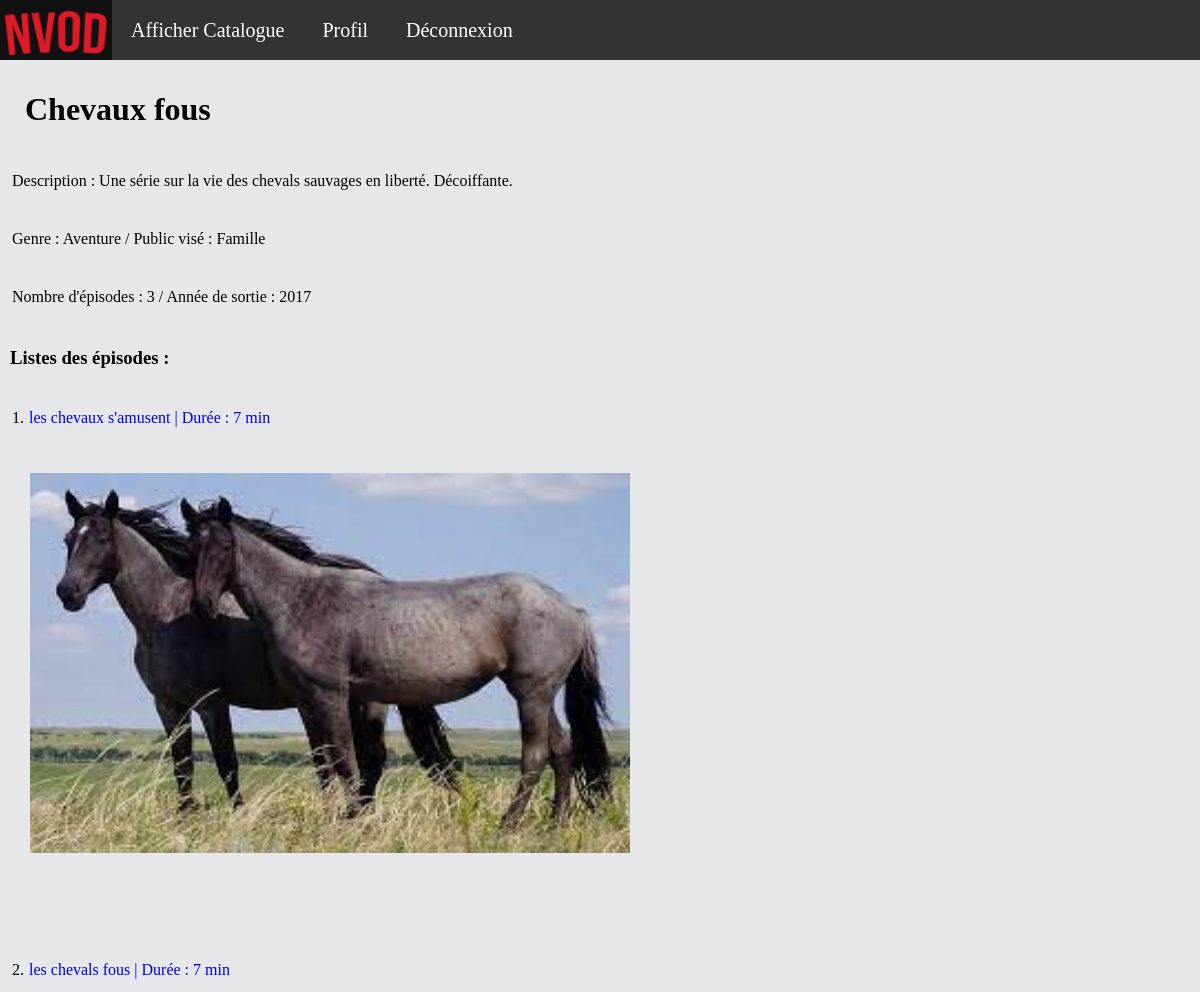
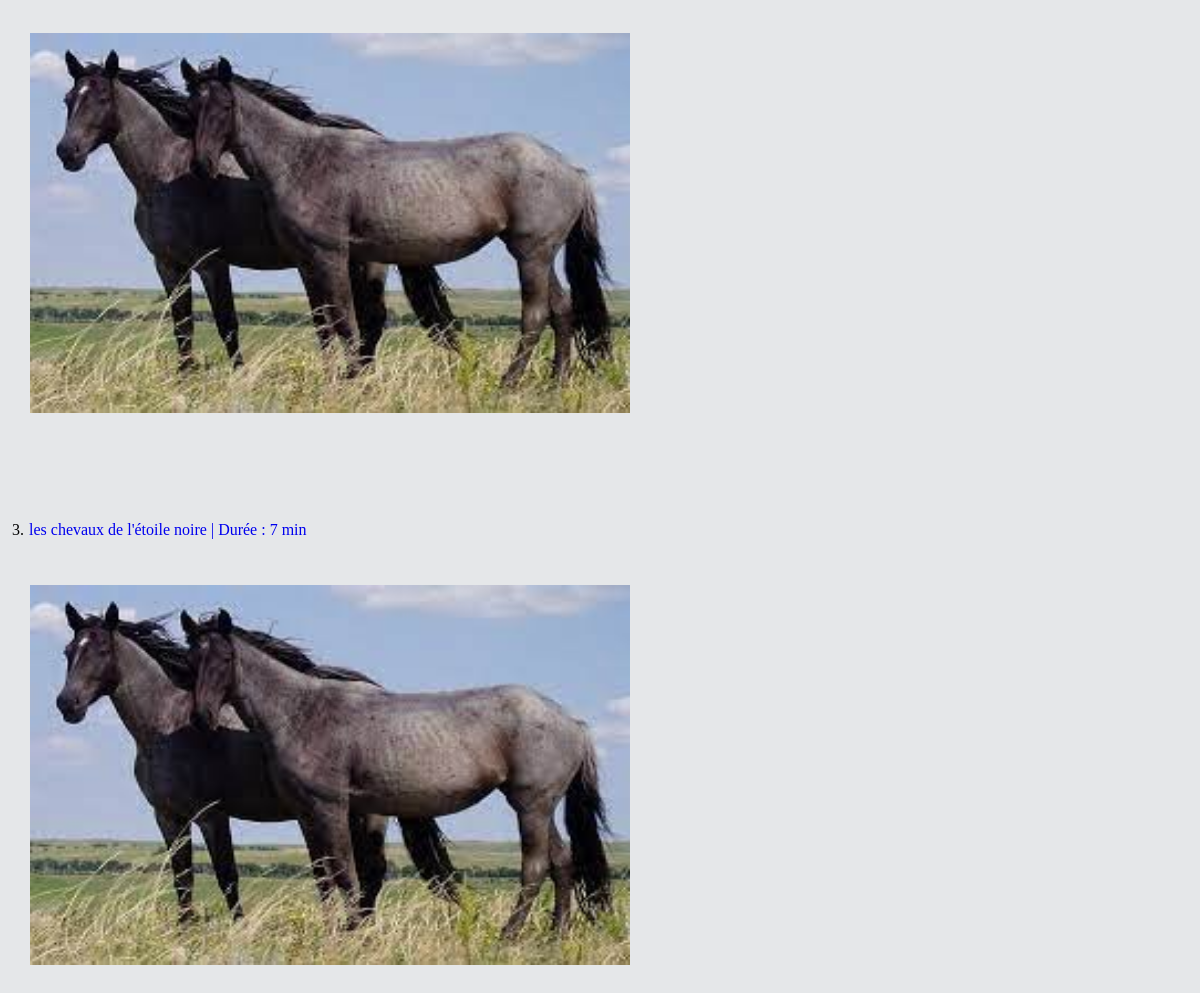
The app's page /?action=display-serie&id=3 (signed in) with its own data (2 pictures, top to bottom).
### tables this page shows
CREATE TABLE `serie` (
  `id` int(11) NOT NULL,
  `titre` varchar(128) NOT NULL,
  `descriptif` text NOT NULL,
  `img` varchar(256) NOT NULL,
  `genre` varchar(256) NOT NULL,
  `publicVise` varchar(256) NOT NULL,
  `annee` int(11) NOT NULL,
  `date_ajout` date NOT NULL
);

CREATE TABLE `episode` (
  `id` int(11) NOT NULL,
  `numero` int(11) NOT NULL DEFAULT 1,
  `titre` varchar(128) NOT NULL,
  `resume` text DEFAULT NULL,
  `duree` int(11) NOT NULL DEFAULT 0,
  `file` varchar(256) DEFAULT NULL,
  `serie_id` int(11) DEFAULT NULL,
  `image` varchar(50) NOT NULL
);

### index.php (called while the page is built, shortened)
<?php
$html = new Dispatcher();
$html->run();

### src/classes/video/Serie.php (called while the page is built, shortened)
<?php
class Serie
{
    public function __construct(string $titre, string $img, string $genre, string $publiqueVise, string $descriptif, string $sortie, string $dateAjout,int $id, array $listEpisode = [])
    {
        $this->titre = $titre;
        $this->genre = $genre;
        $this->publiqueVise = $publiqueVise;
        $this->descriptif = $descriptif;
        $this->sortie = $sortie;
    }
    public static function creerSerie(int $id): Serie
    {
        $bdd = ConnectionFactory::makeConnection();
        $req1 = $bdd->prepare("Select * from serie where id=:id");
        $req1->bindParam(":id", $id);
        $req1->execute();
        $d = $req1->fetch();
        $serie = new Serie($d['titre'],$d['img'], $d['genre'], $d['publicVise'], $d['descriptif'], $d['annee'],$d['date_ajout'], $d['id']);
        $req2 = $bdd->prepare("Select episode.id from serie inner join episode on serie.id = episode.serie_id where serie.id=:id");
        $req2->bindParam(":id", $id);
        $req2->execute();
        while ($d = $req2->fetch()) {
            $ep = Episode::chercherEpisode($d['id']);
            $serie->ajouterEpisode($ep);
        }
        return $serie;
    }
    public function __get(string $at): mixed
    {
        if (property_exists($this, $at)) {
            return $this->$at;
        } else {
            throw new \Exception("$at: invalid property");
        }
    }
}

### src/classes/video/Episode.php (called while the page is built, shortened)
<?php
class Episode
{
    public function __construct(string $titre, string $source, string $image, string $resume, int $numero, int $duree,int $serie)
    {
        $this->titre = $titre;
        $this->image = $image;
        $this->duree = $duree;
    }
    public static function chercherEpisode(int $id):Episode{
        $bdd = ConnectionFactory::makeConnection();
        $requete = $bdd->prepare("Select * from episode where id=:id");
        $requete->bindParam(":id",$id);
        $requete->execute();
        $d = $requete->fetch();
        return new Episode($d['titre'],"video/".$d['file'],$d['image'],$d['resume'],$d['numero'],$d['duree'],$d['serie_id']);
    }
    public static function chercherEpisodeTitre(string $titre):int {
        $bdd = ConnectionFactory::makeConnection();
        $requete = $bdd->prepare("Select id from episode where titre=?");
        $requete->bindParam(1,$titre);
        $requete->execute();
        $d = $requete->fetch();
        return $d['id'];
    }
    public function __get(string $at):mixed {
        if (property_exists($this, $at)) {
            return $this->$at;
        }else {
            throw new \Exception("$at: invalid property");
        }
    }
}

### src/classes/render/EpisodeRender.php (the view, shortened to what this page needs)
<?php
class EpisodeRender extends Render
{
    protected Episode $ep;
    public function __construct(Episode $ep){
        $this->ep = $ep;
    }
    public function render(int $selector=1): string
    {
        $html = "";
        if($selector===2){
            $html = "<a href='?action=display-episode&id=" . Episode::chercherEpisodeTitre($this->ep->titre) . "' id='lien'>{$this->ep->titre}    | Durée : {$this->ep->duree} min
                     <div class=zoom>
                    <div class=image>
                                <img id='test' src='Image/" . $this->ep->image . "' width='600' height='380'>
                    </div>
                    </div>
                    </a>
                     ";
        }
        return $html;
    }
}

### src/classes/render/SerieRender.php (shortened to what this page needs)
<?php
class SerieRender extends Render
{
    protected ?Serie $list=null;
    public function __construct(Serie $list){
        $this->list = $list;
    }
    public function render(int $selector): string
    {
        $html = "
            <div><h1>{$this->list->titre}</h1>".
            "<p>Description : {$this->list->descriptif}</p>".
            "<p>Genre : {$this->list->genre} /  Public visé : {$this->list->publiqueVise}</p>";
        $html.="<p>Nombre d'épisodes : {$this->list->nmbEpisode} / Année de sortie : {$this->list->sortie} </p>";
        $html .="<h3>Listes des épisodes : </h3>";
        $i = 1;
        foreach($this->list->listEpisode as $track){
            $episodeRender = new EpisodeRender($track);
            $html .= "<p>" .$i.". ".$episodeRender->render($selector)."</p>";
            $i++;
        }
        $html.="</div>";
        return $html;
    }
}

### css/style.css (style rules this page uses)
a { height: 20px; outline: none; text-decoration: none; padding: 2px 1px 0; }
h1 { padding-top: 10px; padding-left: 25px; padding-bottom: 10px; }
h3 { padding: 10px; }
p { padding: 12px; }
.image { width: 100%; height: 100%; padding-left: 30px; }
.zoom { width: 50%; height: 20%; }
.image img { -webkit-transition: all 1s ease; -moz-transition: all 1s ease; -ms-transition: all 1s ease; -o-transition: all 1s ease; transition: all 1s ease; }
body { background: #E5E7E9; margin: 0px; }

### records on screen
serie: titre "Chevaux fous", descriptif "Une série sur la vie des chevals sauvages en liberté. Décoiffante.", genre "Aventure", publicVise "Famille", id "3", annee "2017"
episode: titre "les chevaux s'amusent", duree "7", image (picture)
episode: titre "les chevals fous", duree "7", image (picture)
episode: titre "les chevaux de l'étoile noire", duree "7", image (picture)
